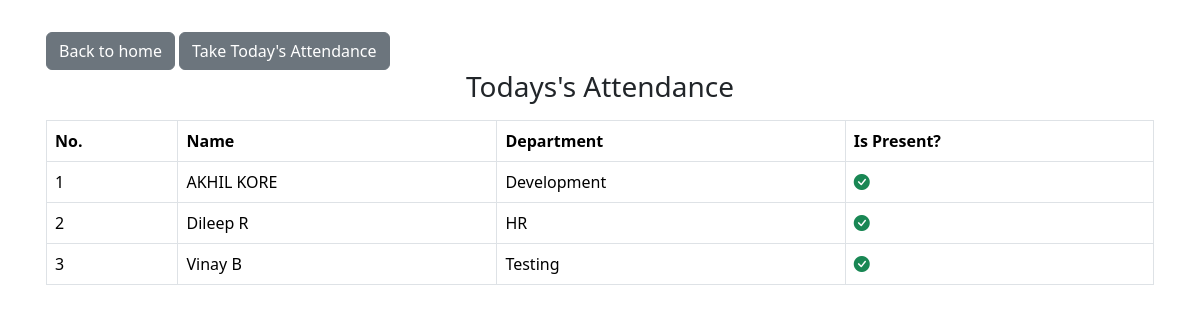
The app's page /today_attendance/ with its own data.
### myapp/models.py (models this page shows, shortened)
class Attendance(models.Model):
    employee = models.ForeignKey(Employee, on_delete=models.CASCADE, related_name='attendance')
    date = models.DateField()
    is_present = models.BooleanField(default=False)

class Employee(models.Model):
    ch = (('Development', 'Development'), ('Testing', 'Testing'),('HR', 'HR'),)
    name = models.CharField(max_length=200)
    email = models.EmailField()
    mobile = models.CharField(max_length=20)
    department = models.CharField(max_length=200, choices=ch)

### myapp/views.py (the view)
# urls.py: path('today_attendance/', today_attendance_view, name='today_attendance'),
def today_attendance_view(request):
  today_date = timezone.now().date()
  today_attendance = Attendance.objects.filter(date=today_date)
  all_employees = Employee.objects.all()
  for employee in all_employees:
    attendance_exists = Attendance.objects.filter(employee=employee, date=today_date).exists()
    if not attendance_exists:
      Attendance.objects.create(employee=employee, date=today_date, is_present=False)
      return redirect('/take_attendance/')
  context = {
    'today_attendance': today_attendance,
  }
  return render(request, 'today_attendance.html', context)

### myapp/templates/today_attendance.html (shortened to what this page needs)
{% extends "base.html" %}
{% load static %}
{% block body %}
<div class="container p-3">
    <a href="{% url 'employee' %}" class="btn btn-secondary" type="submit">Back to home</a>
    <a href="{% url 'take_attendance' %}" class="btn btn-secondary" type="submit">Take Today's Attendance</a>
    <div>
      <h3 class="text-center">Todays's Attendance</h3>
    </div>
    <table class="table table-bordered mt-3">
        <thead>
          <tr>
            <th scope="col">No.</th>
            <th scope="col">Name</th>
            <th scope="col">Department</th>
            <th scope="col">Is Present?</th>
          </tr>
        </thead>
        <tbody>
          {% for i in today_attendance %}
          <tr>
            <td>{{forloop.counter}}</td>
            <td>{{i.employee.name}}</td>
            <td>
              {{i.employee.department}}
            </td>
            <td>
              {% if i.is_present %}
              <i class="bi bi-check-circle-fill text-success"></i>
              {% else %}
              <i class="bi bi-x-circle-fill text-danger"></i>
              {% endif %}
            </td>
          </tr>
          {% endfor %}
        </tbody>
      </table>
</div>
{% endblock body %}

### records on screen
Attendance: employee.name "AKHIL KORE", employee.department "Development", is_present True (drawn)
Attendance: employee.name "Dileep R", employee.department "HR", is_present True (drawn)
Attendance: employee.name "Vinay B", employee.department "Testing", is_present True (drawn)
